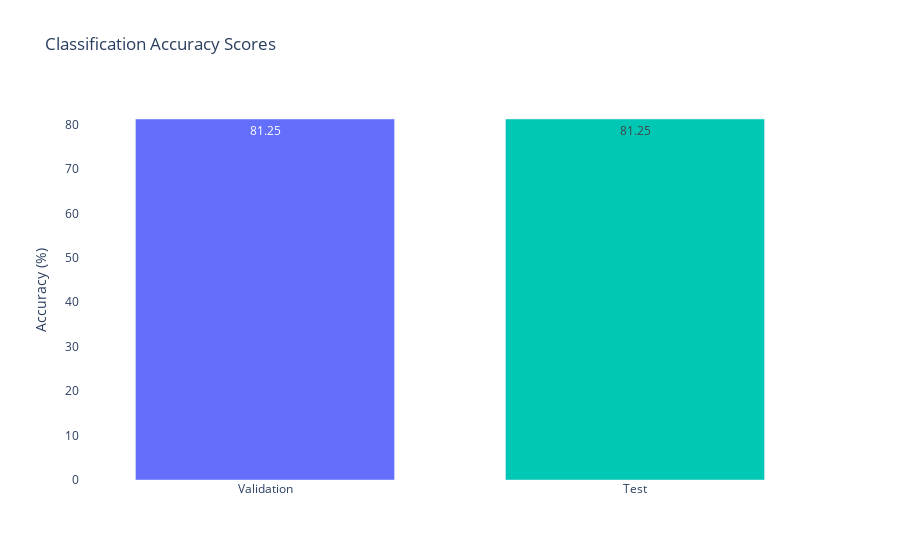
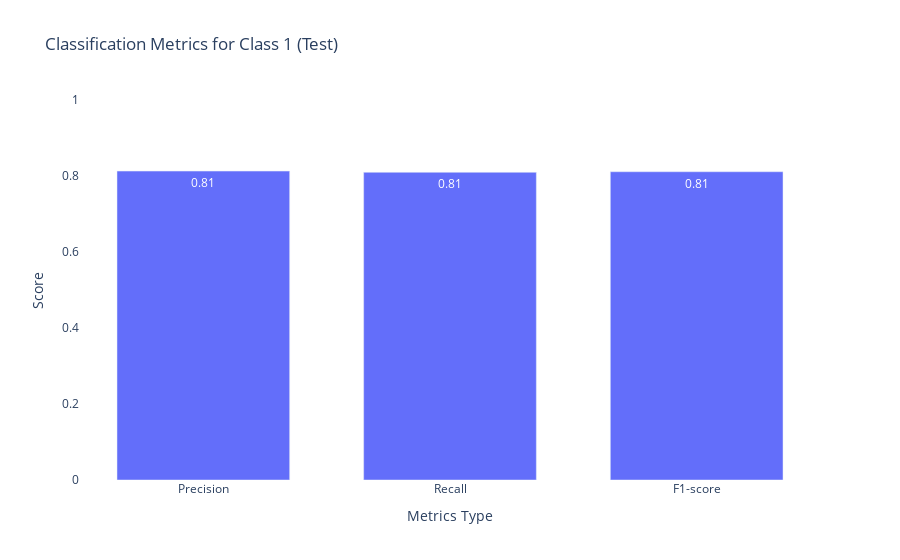

Source (notebook cell) for these figures, in order:
### Code cell
# Print and plot test metrics
test_metrics = print_and_plot_classification_metrics_modern_edition("Test", y_test, y_pred_test)
print(f"Test Accuracy: {test_metrics['accuracy']:.2f}")

### Figure 1 — Plotly figure (JSON) as saved in the notebook; plotly's stock layout.template omitted (floating-point values rounded to 4 significant figures)
{"data": [{"marker": {"color": ["#636efa", "#00c8b5"]}, "name": "Accuracy", "text": ["81.25", "81.25"], "textposition": "auto", "type": "bar", "x": ["Validation", "Test"], "y": [81.25, 81.25]}], "layout": {"bargap": 0.3, "paper_bgcolor": "rgba(0,0,0,0)", "plot_bgcolor": "rgba(0,0,0,0)", "title": {"text": "Classification Accuracy Scores"}, "yaxis": {"title": {"text": "Accuracy (%)"}}}}

### Figure 2 — Plotly figure (JSON) as saved in the notebook; plotly's stock layout.template omitted (floating-point values rounded to 4 significant figures)
{"data": [{"marker": {"color": "#636efa"}, "name": "Validation", "text": ["0.81", "0.81", "0.81"], "textposition": "auto", "type": "bar", "x": ["Precision", "Recall", "F1-score"], "y": [0.8129, 0.8095, 0.8112]}], "layout": {"bargap": 0.3, "paper_bgcolor": "rgba(0,0,0,0)", "plot_bgcolor": "rgba(0,0,0,0)", "title": {"text": "Classification Metrics for Class 1 (Test)"}, "xaxis": {"title": {"text": "Metrics Type"}}, "yaxis": {"range": [0, 1], "title": {"text": "Score"}}}}
